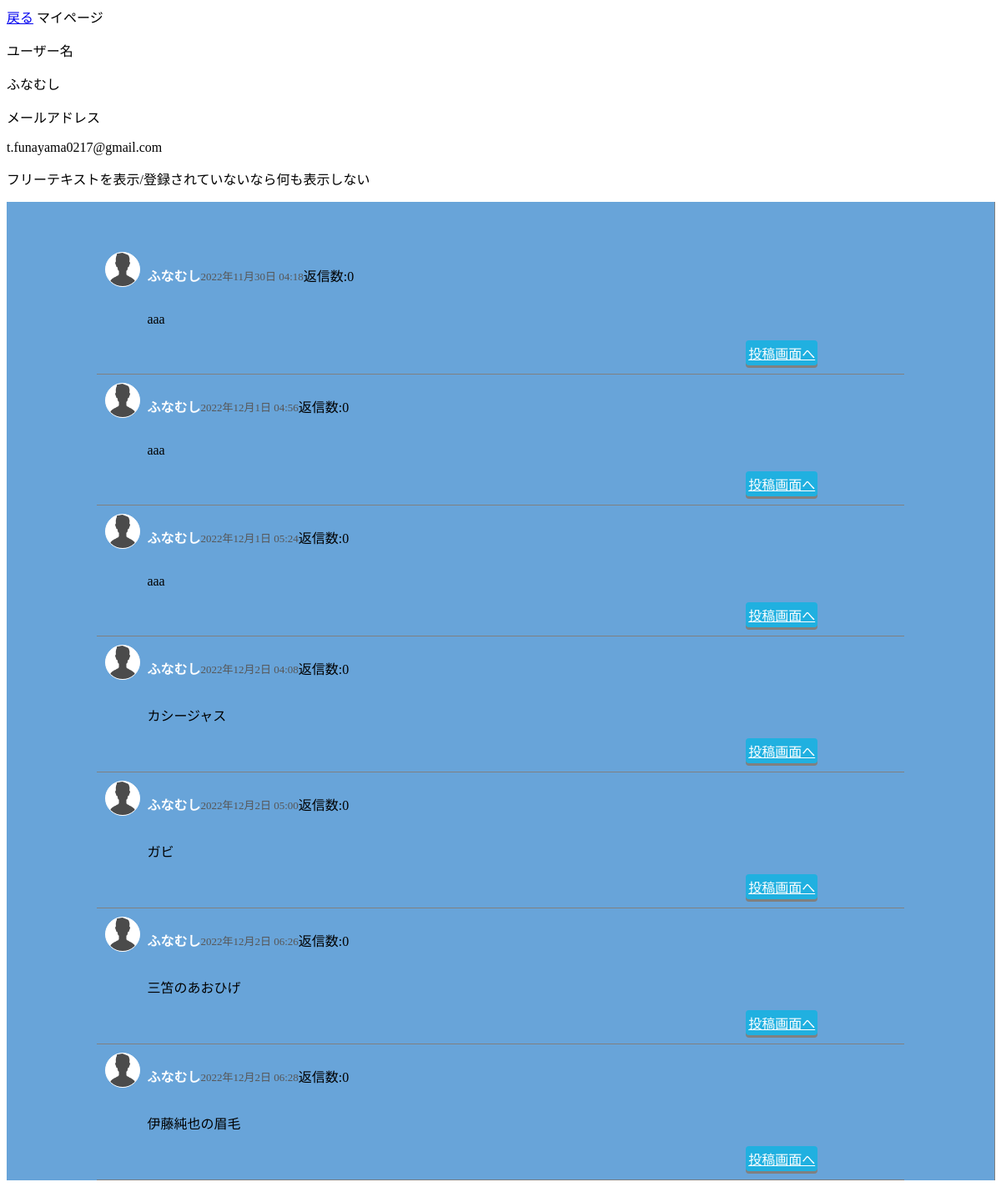
Page /mypage.php (signed in) on the earlier database version.
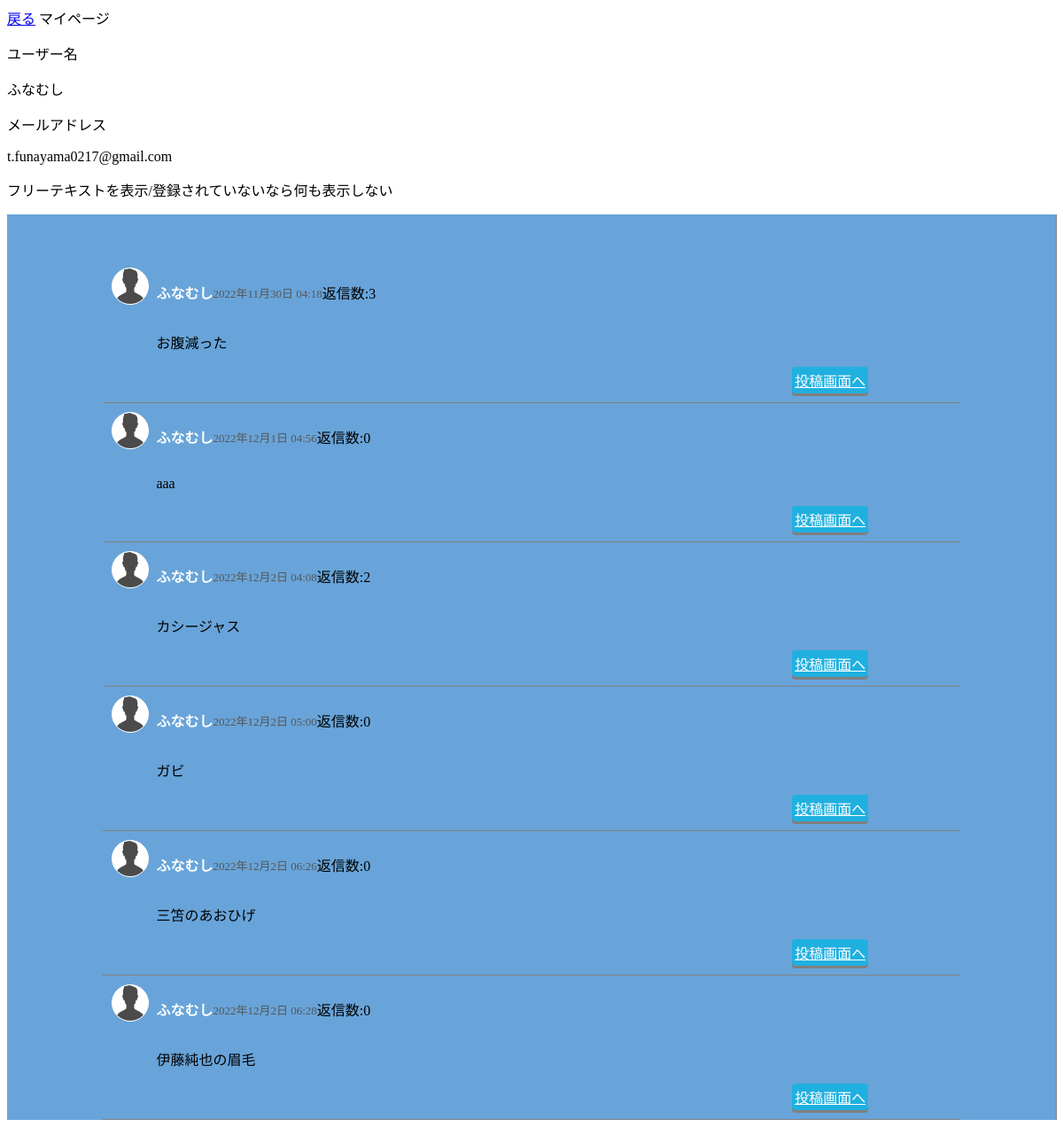
Same page on the later database version.
### tables this page shows
CREATE TABLE `tweet_table` (
  `id` int(11) NOT NULL,
  `text` varchar(128) NOT NULL,
  `user_id` int(11) NOT NULL,
  `username` varchar(128) NOT NULL,
  `created_at` datetime NOT NULL,
  `updated_at` datetime NOT NULL
);

### mypage.php (the view, shortened to what this page needs)
<?php
require_once('./config.php');
$stmt = $pdo->prepare('SELECT * FROM user_table WHERE id = :id');
$stmt->bindValue(':id', $_SESSION['id']);
$stmt->execute();
$rowUser = $stmt->fetch(PDO::FETCH_ASSOC);
$stmt = $pdo->prepare('SELECT * FROM tweet_table WHERE user_id = :id');
$stmt->bindValue(':id', $_SESSION['id']);
$stmt->execute();
$rowTweet = $stmt->fetchAll(PDO::FETCH_ASSOC);
$htmlElements = '';
foreach ($rowTweet as $v) {
  $sqlReply = 'SELECT * FROM reply_table WHERE tweet_id=:id';
  $stmtReply = $pdo->prepare($sqlReply);
  $stmtReply->bindValue(':id', $v['id'], PDO::PARAM_INT);
  $stmtReply->execute();
  $reply = $stmtReply->fetchAll(PDO::FETCH_ASSOC);
  $replyCount = count($reply);
  $date = date('Y年n月j日 H:i', strtotime($v['created_at']));
  $htmlElements .= "
<div class='item'>
  <img src='./img/人物アイコン.png' alt='画像'>
  <div class='sentence'>
    <div class='who'>
      <p class='username'>{$v['username']}</p>
      <p class='tweetTime'>{$date}</p>
      <p>返信数:{$replyCount}</p>
    </div>
    <p>{$v['text']}</p>
    <a href='./tweet.php?id={$v['id']}'>投稿画面へ</a>
  </div>
</div>
  ";
}
?>
<!DOCTYPE html>
<html lang="ja">
<head>
  <link rel="stylesheet" href="https://cdn.jsdelivr.net/npm/destyle.css@1.0.15/destyle.css" />
  <link rel="stylesheet" href="./css/mypage.css">
</head>
<body>
  <header>
    <a href="./home.php">戻る</a>
    マイページ
  </header>
  <div class="userInfo">
    <p>ユーザー名</p>
    <p><?= $rowUser['username'] ?></p>
    <p>メールアドレス</p>
    <p><?= $rowUser['email'] ?></p>
    <p>フリーテキストを表示/登録されていないなら何も表示しない</p>
  </div>
  <div id="display">
    <?= $htmlElements ?>
  </div>
</body>
</html>

Differences in the rows shown:
removed tweet_table: username "ふなむし", created_at "2022年12月1日 05:24", replyCount "0", text "aaa"
changed tweet_table: replyCount "0" → "3"; text "aaa" → "お腹減った"
computed for tweet_table "カシージャス": replyCount "0" → "2"
